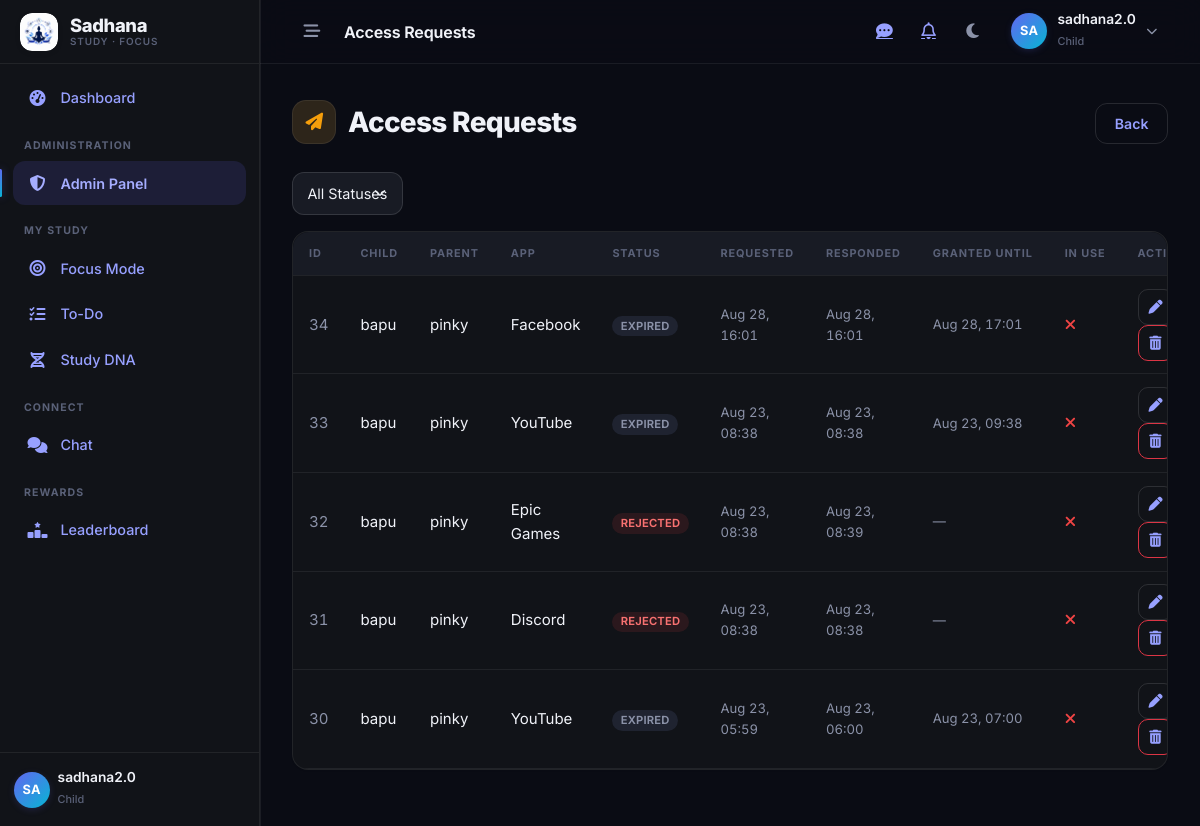
The app's page /admin-panel/access-requests/ (signed in) with its own data.
### users/models.py (models this page shows, shortened)
class User(AbstractUser):
    ROLE_CHOICES = (
        ('PARENT', 'Parent'),
        ('CHILD', 'Child'),
        ('ADMIN', 'Admin'),
    )
    role = models.CharField(max_length=10, choices=ROLE_CHOICES, default='CHILD')
    child_id = models.CharField(max_length=20, unique=True, blank=True, null=True)

### focus/models.py (models this page shows, shortened)
class AccessRequest(models.Model):
    class Status(models.TextChoices):
        PENDING = 'PENDING', 'Pending'
        APPROVED = 'APPROVED', 'Approved'
        REJECTED = 'REJECTED', 'Rejected'
        EXPIRED = 'EXPIRED', 'Expired'
    child = models.ForeignKey(
        settings.AUTH_USER_MODEL,
        on_delete=models.CASCADE,
        related_name='access_requests'
    )
    parent = models.ForeignKey(
        settings.AUTH_USER_MODEL,
        on_delete=models.CASCADE,
        related_name='reviewed_access_requests'
    )
    session = models.ForeignKey(
        FocusSession,
        on_delete=models.CASCADE,
        related_name='access_requests'
    )
    blacklist_item = models.ForeignKey(
        BlacklistItem,
        on_delete=models.CASCADE,
        related_name='access_requests'
    )
    status = models.CharField(max_length=10, choices=Status.choices, default=Status.PENDING)
    requested_at = models.DateTimeField(auto_now_add=True)
    responded_at = models.DateTimeField(null=True, blank=True)
    granted_until = models.DateTimeField(null=True, blank=True, help_text="If approved, access granted until this time")
    in_use = models.BooleanField(default=False, help_text="Child is currently using this approved app")
    usage_started_at = models.DateTimeField(null=True, blank=True, help_text="When the child opened the approved app (focus timer freezes)")
    usage_seconds = models.IntegerField(default=0, help_text="Total seconds the child actually used the approved app")
    class Meta:
        ordering = ['-requested_at']

class BlacklistItem(models.Model):
    CATEGORY_CHOICES = (
        ('APP', 'Application'),
        ('WEBSITE', 'Website'),
    )
    name = models.CharField(max_length=100)
    category = models.CharField(max_length=10, choices=CATEGORY_CHOICES, default='APP')
    url_pattern = models.CharField(max_length=500, blank=True, null=True, help_text="URL pattern for websites")
    app_name = models.CharField(max_length=100, blank=True, null=True, help_text="Executable name for applications")
    is_default = models.BooleanField(default=False, help_text="Pre-seeded system default")
    created_by = models.ForeignKey(
        settings.AUTH_USER_MODEL,
        on_delete=models.SET_NULL,
        null=True, blank=True,
        related_name='created_blacklist_items'
    )
    created_at = models.DateTimeField(auto_now_add=True)
    class Meta:
        ordering = ['name']
        verbose_name_plural = 'Blacklist items'

### admin_panel/views.py (the view)
# urls.py: path('access-requests/', views.list_access_requests, name='admin_list_access_requests'),
@user_passes_test(is_admin, login_url='login')
def list_access_requests(request):
    status_filter = request.GET.get('status', '')
    requests_qs = AccessRequest.objects.select_related('child', 'parent', 'session', 'blacklist_item').all().order_by('-requested_at')
    if status_filter:
        requests_qs = requests_qs.filter(status=status_filter)
    paginator = Paginator(requests_qs, 20)
    page = paginator.get_page(request.GET.get('page'))
    return render(request, 'admin_panel/access_request_list.html', {
        'requests': page,
        'status_filter': status_filter,
    })

### admin_panel/views.py (called while the page is built)
def is_admin(user):
    return user.is_authenticated and (user.is_staff or user.role == 'ADMIN')

### templates/admin_panel/access_request_list.html (shortened to what this page needs)
{% extends 'base.html' %}
{% block topbar_title %}Access Requests{% endblock %}
{% block content %}
<div class="sd-page-header">
    <div>
        <h2 class="sd-page-title"><span class="sd-title-icon" style="background:rgba(245,183,61,.15);color:var(--sd-warning);"><i class="fa-solid fa-paper-plane"></i></span> Access Requests</h2>
    </div>
    <div class="sd-page-actions">
        <a href="{% url 'admin_dashboard' %}" class="btn btn-outline-secondary">Back</a>
    </div>
</div>
<form method="get" class="row g-2 mb-3">
    <div class="col-auto">
        <select name="status" class="form-select form-select-sm" onchange="this.form.submit()">
            <option value="">All Statuses</option>
        </select>
    </div>
</form>
<div class="sd-table-wrap">
    <div class="table-responsive">
        <table class="table table-hover align-middle mb-0">
            <thead>
                <tr>
                    <th>ID</th>
                    <th>Child</th>
                    <th>Parent</th>
                    <th>App</th>
                    <th>Status</th>
                    <th>Requested</th>
                    <th>Responded</th>
                    <th>Granted Until</th>
                    <th>In Use</th>
                    <th>Actions</th>
                </tr>
            </thead>
            <tbody>
                {% for r in requests %}
                <tr>
                    <td class="text-muted tabular">{{ r.id }}</td>
                    <td>{{ r.child.username }}</td>
                    <td>{{ r.parent.username }}</td>
                    <td>{{ r.blacklist_item.name }}</td>
                    <td>
                        {% if r.status == 'APPROVED' %}
                            <span class="badge soft-success">{{ r.status }}</span>
                        {% elif r.status == 'PENDING' %}
                            <span class="badge soft-warning">{{ r.status }}</span>
                        {% elif r.status == 'REJECTED' %}
                            <span class="badge soft-danger">{{ r.status }}</span>
                        {% else %}
                            <span class="badge soft-neutral">{{ r.status }}</span>
                        {% endif %}
                    </td>
                    <td class="text-muted small tabular">{{ r.requested_at|date:"M d, H:i" }}</td>
                    <td class="text-muted small tabular">{{ r.responded_at|date:"M d, H:i"|default:"—" }}</td>
                    <td class="text-muted small tabular">{{ r.granted_until|date:"M d, H:i"|default:"—" }}</td>
                    <td>{% if r.in_use %}<i class="fa-solid fa-check text-good"></i>{% else %}<i class="fa-solid fa-xmark text-bad"></i>{% endif %}</td>
                    <td>
                        <a href="{% url 'admin_edit_access_request' r.id %}" class="btn btn-action btn-outline-secondary" title="Edit"><i class="fa-solid fa-pen"></i></a>
                        <a href="{% url 'admin_delete_access_request' r.id %}" class="btn btn-action btn-outline-danger" title="Delete"><i class="fa-solid fa-trash-can"></i></a>
                    </td>
                </tr>
                {% empty %}
                <tr><td colspan="10" class="text-center text-muted py-4">No access requests found.</td></tr>
                {% endfor %}
            </tbody>
        </table>
    </div>
</div>
{% endblock %}

### templates/base.html (shortened to what this page needs)
{% load static %}
<!DOCTYPE html>
<html lang="en" data-bs-theme="dark">
<head>
    <link href="https://cdn.jsdelivr.net/npm/bootstrap@5.3.2/dist/css/bootstrap.min.css" rel="stylesheet">
    <link rel="stylesheet" href="https://cdnjs.cloudflare.com/ajax/libs/font-awesome/6.4.2/css/all.min.css" />
    <link rel="stylesheet" href="/static/css/style.css?v=20260908">
</head>
<body class="{% if user.is_authenticated %}has-sidebar{% endif %} {% block body_class %}{% endblock %}">
    {% if user.is_authenticated %}
    <div class="sd-app">
        <aside class="sd-sidebar" id="sdSidebar" aria-label="Main navigation">
            <a class="sd-sidebar-brand" href="{% url 'home' %}" title="Sadhana">
                <span class="sd-brand-mark"><img src="{% static 'images/logo.jpeg' %}" alt="Sadhana logo"></span>
                <span class="sd-brand-name">Sadhana<small>Study &middot; Focus</small></span>
            </a>
            <nav class="sd-nav">
                <a class="sd-nav-link {% if request.resolver_match.url_name == 'dashboard_router' or request.resolver_match.url_name == 'parent_dashboard' or request.resolver_match.url_name == 'child_dashboard' %}active{% endif %}"
                   href="{% url 'dashboard_router' %}">
                    <i class="fa-solid fa-gauge-high"></i><span>Dashboard</span>
                </a>
                {% if user.is_staff or user.role == 'ADMIN' %}
                <div class="sd-nav-heading">Administration</div>
                <a class="sd-nav-link {% if request.resolver_match.url_name and 'admin' in request.resolver_match.url_name %}active{% endif %}"
                   href="{% url 'admin_dashboard' %}">
                    <i class="fa-solid fa-shield-halved"></i><span>Admin Panel</span>
                </a>
                {% endif %}
                {% if user.role == 'CHILD' %}
                <div class="sd-nav-heading">My Study</div>
                <a class="sd-nav-link {% if request.resolver_match.url_name and 'focus' in request.resolver_match.url_name %}active{% endif %}"
                   href="{% url 'focus_session' %}">
                    <i class="fa-solid fa-bullseye"></i><span>Focus Mode</span>
                </a>
                <a class="sd-nav-link {% if request.resolver_match.url_name == 'todo_dashboard' %}active{% endif %}"
                   href="{% url 'todo_dashboard' %}">
                    <i class="fa-solid fa-list-check"></i><span>To-Do</span>
                </a>
                <a class="sd-nav-link {% if request.resolver_match.url_name == 'studydna_dashboard' %}active{% endif %}"
                   href="{% url 'studydna_dashboard' %}">
                    <i class="fa-solid fa-dna"></i><span>Study DNA</span>
                </a>
                {% endif %}
                {% if user.role == 'PARENT' or user.role == 'CHILD' %}
                <div class="sd-nav-heading">Connect</div>
                <a class="sd-nav-link {% if request.resolver_match.url_name == 'chat_page' %}active{% endif %}"
                   href="{% url 'chat:chat_page' %}">
                    <i class="fa-solid fa-comments"></i><span>Chat</span>
                </a>
                {% endif %}
                {% if user.is_staff or user.role == 'ADMIN' or user.role == 'PARENT' or user.role == 'CHILD' %}
                <div class="sd-nav-heading">Rewards</div>
                <a class="sd-nav-link {% if request.resolver_match.url_name == 'reward_leaderboard' %}active{% endif %}"
                   href="{% url 'reward_leaderboard' %}">
                    <i class="fa-solid fa-ranking-star"></i><span>Leaderboard</span>
                </a>
                {% endif %}
            </nav>
            <div class="sd-nav-footer">
                <div class="d-flex align-items-center gap-2 sd-sidebar-footer-user">
                    <span class="sd-avatar">{{ user.username|slice:":2"|upper }}</span>
                    <span class="overflow-hidden">
                        <span class="sd-user-name d-block">{{ user.username }}</span>
                        <span class="sd-user-role">{{ user.role|lower }}</span>
                    </span>
                </div>
            </div>
        </aside>
        <div class="sd-main">
            <header class="sd-topbar">
                <button class="sd-icon-btn sd-desktop-only" id="sdCollapseToggle" type="button" aria-label="Collapse sidebar">
                    <i class="fa-solid fa-bars-staggered"></i>
                </button>
                <h1 class="sd-topbar-title">{% block topbar_title %}{% endblock %}</h1>
                <div class="ms-auto d-flex align-items-center gap-1">
                    {% if user.role == 'PARENT' or user.role == 'CHILD' %}
                    <a class="sd-icon-btn" href="{% url 'chat:chat_page' %}" aria-label="Chat messages">
                        <i class="fa-solid fa-comment-dots"></i>
                    </a>
                    {% endif %}
                    <a class="sd-icon-btn" href="{% url 'notification_list' %}" aria-label="Notifications">
                        <i class="fa-regular fa-bell"></i>
                    </a>
                    <button id="theme-toggle" class="sd-icon-btn" type="button" aria-label="Toggle color theme">
                        <i class="fa-solid fa-moon"></i>
                    </button>
                    <div class="dropdown ms-1">
                        <button class="sd-user-menu" type="button" data-bs-toggle="dropdown"
                                aria-expanded="false" aria-label="Account menu">
                            <span class="sd-avatar">{{ user.username|slice:":2"|upper }}</span>
                            <span class="d-none d-md-block">
                                <span class="sd-user-name d-block">{{ user.username }}</span>
                                <span class="sd-user-role">{{ user.role|lower }}</span>
                            </span>
                        </button>
                    </div>
                </div>
            </header>
            <main class="sd-content" id="sd-main-content">
    {% endif %}
        {% block content %}{% endblock %}
    </main>
    {% if user.is_authenticated %}
        </div>
    </div>
    {% endif %}
</body>
</html>

### records on screen
User: username "SA", username "sadhana2.0", role "Child"
AccessRequest: id "34", child.username "bapu", parent.username "pinky", blacklist_item.name "Facebook", status "EXPIRED", requested_at "Aug 28, 16:01", responded_at "Aug 28, 16:01", granted_until "Aug 28, 17:01", in_use False (drawn)
AccessRequest: id "33", child.username "bapu", parent.username "pinky", blacklist_item.name "YouTube", status "EXPIRED", requested_at "Aug 23, 08:38", responded_at "Aug 23, 08:38", granted_until "Aug 23, 09:38", in_use False (drawn)
AccessRequest: id "32", child.username "bapu", parent.username "pinky", blacklist_item.name "Epic Games", status "REJECTED", requested_at "Aug 23, 08:38", responded_at "Aug 23, 08:39", granted_until "—", in_use False (drawn)
AccessRequest: id "31", child.username "bapu", parent.username "pinky", blacklist_item.name "Discord", status "REJECTED", requested_at "Aug 23, 08:38", responded_at "Aug 23, 08:38", granted_until "—", in_use False (drawn)
AccessRequest: id "30", child.username "bapu", parent.username "pinky", blacklist_item.name "YouTube", status "EXPIRED", requested_at "Aug 23, 05:59", responded_at "Aug 23, 06:00", granted_until "Aug 23, 07:00", in_use False (drawn)
